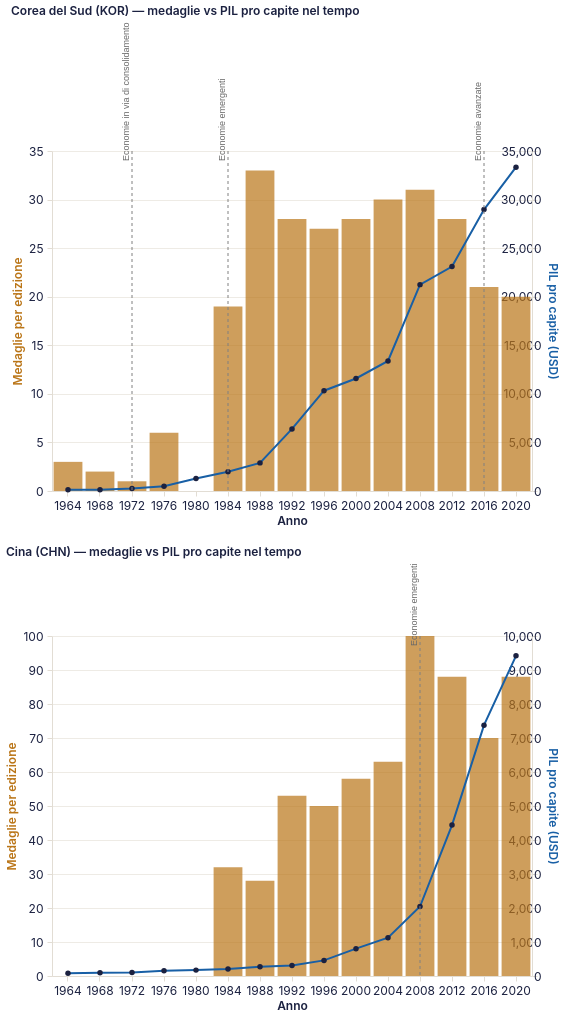

Source (Vega-Lite JSON):
### Vega-Lite specification from a JSON file in a GitHub repository (floating-point values rounded to 4 significant figures)
{"$schema": "https://vega.github.io/schema/vega-lite/v5.20.1.json", "config": {"arc": {"fill": "#1b2140"}, "area": {"fill": "#1b2140", "fillOpacity": 0.15, "line": true}, "axis": {"domainColor": "#e2ddd4", "grid": true, "gridColor": "#e2ddd4", "gridWidth": 0.6, "labelAngle": 0, "labelColor": "#1b2140", "labelFont": "Inter, system-ui, -apple-system, BlinkMacSystemFont, 'Segoe UI', Roboto, sans-serif", "labelFontSize": 12, "labelFontWeight": 400, "labelPadding": 4, "tickColor": "#e2ddd4", "tickSize": 5, "titleColor": "#1b2140", "titleFont": "Inter, system-ui, -apple-system, BlinkMacSystemFont, 'Segoe UI', Roboto, sans-serif", "titleFontSize": 12, "titleFontWeight": 600}, "axisBand": {"grid": false}, "background": "transparent", "bar": {"fill": "#1b2140"}, "legend": {"labelColor": "#1b2140", "labelFont": "Inter, system-ui, -apple-system, BlinkMacSystemFont, 'Segoe UI', Roboto, sans-serif", "labelFontSize": 11, "padding": 4, "symbolType": "circle", "titleColor": "#1b2140", "titleFont": "Inter, system-ui, -apple-system, BlinkMacSystemFont, 'Segoe UI', Roboto, sans-serif", "titleFontSize": 12}, "line": {"stroke": "#1b2140", "strokeWidth": 2}, "mark": {"color": "#1b2140"}, "path": {"stroke": "#1b2140"}, "point": {"fill": "#1b2140", "filled": true}, "range": {"category": ["#1b2140", "#ff8009", "#9a0641", "#ffe34a", "#e7b6af", "#0088b0", "#e03830"]}, "rect": {"fill": "#1b2140"}, "shape": {"stroke": "#1b2140"}, "symbol": {"fill": "#1b2140"}, "title": {"anchor": "start", "color": "#1b2140", "font": "Inter, system-ui, -apple-system, BlinkMacSystemFont, 'Segoe UI', Roboto, sans-serif", "fontSize": 12, "fontWeight": 600, "subtitleColor": "#1b2140", "subtitleFont": "Inter, system-ui, -apple-system, BlinkMacSystemFont, 'Segoe UI', Roboto, sans-serif"}, "view": {"continuousHeight": 300, "continuousWidth": 400, "fill": null, "stroke": null}}, "datasets": {"data-0a9d4b351629395db7c48ed780c6c8c3": [{"cluster_dynamic": "Economie in via di consolidamento", "cluster_rank": 1, "country": "Republic of Korea", "gdp_per_capita": 257.9, "infant_mortality": 46.98, "life_expectancy": 61.8, "noc_ioc": "KOR", "primary_school_enrollment": null, "urbanization_pct": 39.57, "year": 1972}, {"cluster_dynamic": "Economie emergenti", "cluster_rank": 2, "country": "Republic of Korea", "gdp_per_capita": 1985.0, "infant_mortality": 25.18, "life_expectancy": 66.81, "noc_ioc": "KOR", "primary_school_enrollment": null, "urbanization_pct": 59.12, "year": 1984}, {"cluster_dynamic": "Economie avanzate", "cluster_rank": 3, "country": "Republic of Korea", "gdp_per_capita": 28970.0, "infant_mortality": 2.975, "life_expectancy": 81.46, "noc_ioc": "KOR", "primary_school_enrollment": 100.2, "urbanization_pct": 81.78, "year": 2016}], "data-5f96c19176276c04d102d00a1098e0e6": [{"cluster_dynamic": "Economie emergenti", "cluster_rank": 2, "country": "People's Republic of China", "gdp_per_capita": 2043.0, "infant_mortality": 18.62, "life_expectancy": 74.25, "noc_ioc": "CHN", "primary_school_enrollment": 105.3, "urbanization_pct": 43.75, "year": 2008}], "data-611935df8826a92d1bb09743d754fd1d": [{"NOC": "KOR", "Year": 1964, "medals": 3}, {"NOC": "KOR", "Year": 1968, "medals": 2}, {"NOC": "KOR", "Year": 1972, "medals": 1}, {"NOC": "KOR", "Year": 1976, "medals": 6}, {"NOC": "KOR", "Year": 1984, "medals": 19}, {"NOC": "KOR", "Year": 1988, "medals": 33}, {"NOC": "KOR", "Year": 1992, "medals": 28}, {"NOC": "KOR", "Year": 1996, "medals": 27}, {"NOC": "KOR", "Year": 2000, "medals": 28}, {"NOC": "KOR", "Year": 2004, "medals": 30}, {"NOC": "KOR", "Year": 2008, "medals": 31}, {"NOC": "KOR", "Year": 2012, "medals": 28}, {"NOC": "KOR", "Year": 2016, "medals": 21}, {"NOC": "KOR", "Year": 2020, "medals": 20}], "data-b2a9733e91adfd60e574792bbe4a8e19": [{"NOC": "CHN", "Year": 1984, "medals": 32}, {"NOC": "CHN", "Year": 1988, "medals": 28}, {"NOC": "CHN", "Year": 1992, "medals": 53}, {"NOC": "CHN", "Year": 1996, "medals": 50}, {"NOC": "CHN", "Year": 2000, "medals": 58}, {"NOC": "CHN", "Year": 2004, "medals": 63}, {"NOC": "CHN", "Year": 2008, "medals": 100}, {"NOC": "CHN", "Year": 2012, "medals": 88}, {"NOC": "CHN", "Year": 2016, "medals": 70}, {"NOC": "CHN", "Year": 2020, "medals": 88}], "data-ec95f6cb2cbdf6921013fd917d25c472": [{"cluster_dynamic": "Economie vulnerabili", "cluster_rank": 0, "country": "Republic of Korea", "gdp_per_capita": 126.7, "infant_mortality": 70.65, "life_expectancy": 54.59, "noc_ioc": "KOR", "primary_school_enrollment": null, "urbanization_pct": 28.86, "year": 1964}, {"cluster_dynamic": "Economie vulnerabili", "cluster_rank": 0, "country": "Republic of Korea", "gdp_per_capita": 132.6, "infant_mortality": 59.85, "life_expectancy": 56.93, "noc_ioc": "KOR", "primary_school_enrollment": null, "urbanization_pct": 32.65, "year": 1968}, {"cluster_dynamic": "Economie in via di consolidamento", "cluster_rank": 1, "country": "Republic of Korea", "gdp_per_capita": 257.9, "infant_mortality": 46.98, "life_expectancy": 61.8, "noc_ioc": "KOR", "primary_school_enrollment": null, "urbanization_pct": 39.57, "year": 1972}, {"cluster_dynamic": "Economie in via di consolidamento", "cluster_rank": 1, "country": "Republic of Korea", "gdp_per_capita": 485.0, "infant_mortality": 37.42, "life_expectancy": 63.59, "noc_ioc": "KOR", "primary_school_enrollment": null, "urbanization_pct": 45.85, "year": 1976}, {"cluster_dynamic": "Economie in via di consolidamento", "cluster_rank": 1, "country": "Republic of Korea", "gdp_per_capita": 1291.0, "infant_mortality": 31.55, "life_expectancy": 65.04, "noc_ioc": "KOR", "primary_school_enrollment": null, "urbanization_pct": 52.22, "year": 1980}, {"cluster_dynamic": "Economie emergenti", "cluster_rank": 2, "country": "Republic of Korea", "gdp_per_capita": 1985.0, "infant_mortality": 25.18, "life_expectancy": 66.81, "noc_ioc": "KOR", "primary_school_enrollment": null, "urbanization_pct": 59.12, "year": 1984}, {"cluster_dynamic": "Economie emergenti", "cluster_rank": 2, "country": "Republic of Korea", "gdp_per_capita": 2895.0, "infant_mortality": 18.1, "life_expectancy": 69.11, "noc_ioc": "KOR", "primary_school_enrollment": null, "urbanization_pct": 65.77, "year": 1988}, {"cluster_dynamic": "Economie emergenti", "cluster_rank": 2, "country": "Republic of Korea", "gdp_per_capita": 6391.0, "infant_mortality": 12.62, "life_expectancy": 71.31, "noc_ioc": "KOR", "primary_school_enrollment": null, "urbanization_pct": 73.05, "year": 1992}, {"cluster_dynamic": "Economie emergenti", "cluster_rank": 2, "country": "Republic of Korea", "gdp_per_capita": 10330.0, "infant_mortality": 9.1, "life_expectancy": 73.15, "noc_ioc": "KOR", "primary_school_enrollment": null, "urbanization_pct": 77.39, "year": 1996}, {"cluster_dynamic": "Economie emergenti", "cluster_rank": 2, "country": "Republic of Korea", "gdp_per_capita": 11580.0, "infant_mortality": 6.775, "life_expectancy": 74.79, "noc_ioc": "KOR", "primary_school_enrollment": null, "urbanization_pct": 79.07, "year": 2000}, {"cluster_dynamic": "Economie emergenti", "cluster_rank": 2, "country": "Republic of Korea", "gdp_per_capita": 13390.0, "infant_mortality": 5.35, "life_expectancy": 76.58, "noc_ioc": "KOR", "primary_school_enrollment": 99.18, "urbanization_pct": 80.11, "year": 2004}, {"cluster_dynamic": "Economie emergenti", "cluster_rank": 2, "country": "Republic of Korea", "gdp_per_capita": 21240.0, "infant_mortality": 4.225, "life_expectancy": 78.41, "noc_ioc": "KOR", "primary_school_enrollment": 100.4, "urbanization_pct": 81.44, "year": 2008}, {"cluster_dynamic": "Economie emergenti", "cluster_rank": 2, "country": "Republic of Korea", "gdp_per_capita": 23110.0, "infant_mortality": 3.375, "life_expectancy": 80.04, "noc_ioc": "KOR", "primary_school_enrollment": 101.0, "urbanization_pct": 81.92, "year": 2012}, {"cluster_dynamic": "Economie avanzate", "cluster_rank": 3, "country": "Republic of Korea", "gdp_per_capita": 28970.0, "infant_mortality": 2.975, "life_expectancy": 81.46, "noc_ioc": "KOR", "primary_school_enrollment": 100.2, "urbanization_pct": 81.78, "year": 2016}, {"cluster_dynamic": "Economie avanzate", "cluster_rank": 3, "country": "Republic of Korea", "gdp_per_capita": 33330.0, "infant_mortality": 2.675, "life_expectancy": 82.69, "noc_ioc": "KOR", "primary_school_enrollment": 99.16, "urbanization_pct": 81.42, "year": 2020}], "data-f3a8a7999269922ad58208b3a681d90e": [{"cluster_dynamic": "Economie in via di consolidamento", "cluster_rank": 1, "country": "People's Republic of China", "gdp_per_capita": 77.8, "infant_mortality": null, "life_expectancy": 44.05, "noc_ioc": "CHN", "primary_school_enrollment": null, "urbanization_pct": 18.3, "year": 1964}, {"cluster_dynamic": "Economie in via di consolidamento", "cluster_rank": 1, "country": "People's Republic of China", "gdp_per_capita": 96.4, "infant_mortality": null, "life_expectancy": 53.35, "noc_ioc": "CHN", "primary_school_enrollment": null, "urbanization_pct": 17.97, "year": 1968}, {"cluster_dynamic": "Economie in via di consolidamento", "cluster_rank": 1, "country": "People's Republic of China", "gdp_per_capita": 106.0, "infant_mortality": 84.63, "life_expectancy": 56.43, "noc_ioc": "CHN", "primary_school_enrollment": 116.6, "urbanization_pct": 17.44, "year": 1972}, {"cluster_dynamic": "Economie in via di consolidamento", "cluster_rank": 1, "country": "People's Republic of China", "gdp_per_capita": 157.1, "infant_mortality": 70.62, "life_expectancy": 59.82, "noc_ioc": "CHN", "primary_school_enrollment": 108.6, "urbanization_pct": 17.21, "year": 1976}, {"cluster_dynamic": "Economie in via di consolidamento", "cluster_rank": 1, "country": "People's Republic of China", "gdp_per_capita": 173.1, "infant_mortality": 55.9, "life_expectancy": 62.62, "noc_ioc": "CHN", "primary_school_enrollment": 113.6, "urbanization_pct": 17.97, "year": 1980}, {"cluster_dynamic": "Economie in via di consolidamento", "cluster_rank": 1, "country": "People's Republic of China", "gdp_per_capita": 205.5, "infant_mortality": 46.27, "life_expectancy": 65.0, "noc_ioc": "CHN", "primary_school_enrollment": 111.7, "urbanization_pct": 20.43, "year": 1984}, {"cluster_dynamic": "Economie in via di consolidamento", "cluster_rank": 1, "country": "People's Republic of China", "gdp_per_capita": 270.2, "infant_mortality": 43.17, "life_expectancy": 66.71, "noc_ioc": "CHN", "primary_school_enrollment": 127.1, "urbanization_pct": 24.14, "year": 1988}, {"cluster_dynamic": "Economie in via di consolidamento", "cluster_rank": 1, "country": "People's Republic of China", "gdp_per_capita": 312.0, "infant_mortality": 43.23, "life_expectancy": 68.08, "noc_ioc": "CHN", "primary_school_enrollment": 124.4, "urbanization_pct": 26.29, "year": 1992}, {"cluster_dynamic": "Economie in via di consolidamento", "cluster_rank": 1, "country": "People's Republic of China", "gdp_per_capita": 458.8, "infant_mortality": 40.6, "life_expectancy": 69.69, "noc_ioc": "CHN", "primary_school_enrollment": 112.6, "urbanization_pct": 28.25, "year": 1996}, {"cluster_dynamic": "Economie in via di consolidamento", "cluster_rank": 1, "country": "People's Republic of China", "gdp_per_capita": 804.1, "infant_mortality": 34.6, "life_expectancy": 71.4, "noc_ioc": "CHN", "primary_school_enrollment": 110.2, "urbanization_pct": 32.63, "year": 2000}, {"cluster_dynamic": "Economie in via di consolidamento", "cluster_rank": 1, "country": "People's Republic of China", "gdp_per_capita": 1126.0, "infant_mortality": 26.68, "life_expectancy": 72.85, "noc_ioc": "CHN", "primary_school_enrollment": 115.7, "urbanization_pct": 38.43, "year": 2004}, {"cluster_dynamic": "Economie emergenti", "cluster_rank": 2, "country": "People's Republic of China", "gdp_per_capita": 2043.0, "infant_mortality": 18.62, "life_expectancy": 74.25, "noc_ioc": "CHN", "primary_school_enrollment": 105.3, "urbanization_pct": 43.75, "year": 2008}, {"cluster_dynamic": "Economie emergenti", "cluster_rank": 2, "country": "People's Republic of China", "gdp_per_capita": 4439.0, "infant_mortality": 13.03, "life_expectancy": 75.43, "noc_ioc": "CHN", "primary_school_enrollment": 104.8, "urbanization_pct": 49.1, "year": 2012}, {"cluster_dynamic": "Economie emergenti", "cluster_rank": 2, "country": "People's Republic of China", "gdp_per_capita": 7377.0, "infant_mortality": 9.325, "life_expectancy": 76.59, "noc_ioc": "CHN", "primary_school_enrollment": 99.41, "urbanization_pct": 55.17, "year": 2016}, {"cluster_dynamic": "Economie emergenti", "cluster_rank": 2, "country": "People's Republic of China", "gdp_per_capita": 9416.0, "infant_mortality": 6.75, "life_expectancy": 77.52, "noc_ioc": "CHN", "primary_school_enrollment": 97.51, "urbanization_pct": 60.82, "year": 2020}]}, "params": [{"bind": "scales", "name": "param_12", "select": {"encodings": ["x", "y"], "type": "interval"}, "views": ["view_21", "view_22"]}], "vconcat": [{"height": 340, "layer": [{"data": {"name": "data-611935df8826a92d1bb09743d754fd1d"}, "encoding": {"tooltip": [{"field": "Year", "title": "Anno", "type": "ordinal"}, {"field": "medals", "title": "Medaglie", "type": "quantitative"}], "x": {"field": "Year", "title": "Anno", "type": "ordinal"}, "y": {"axis": {"titleColor": "#BA7517"}, "field": "medals", "title": "Medaglie per edizione", "type": "quantitative"}}, "mark": {"color": "#BA7517", "opacity": 0.7, "type": "bar"}, "name": "view_21"}, {"data": {"name": "data-ec95f6cb2cbdf6921013fd917d25c472"}, "encoding": {"tooltip": [{"field": "year", "title": "Anno", "type": "ordinal"}, {"field": "gdp_per_capita", "format": ",.0f", "title": "PIL pro capite (USD)", "type": "quantitative"}, {"field": "cluster_dynamic", "title": "Cluster", "type": "nominal"}], "x": {"field": "year", "title": "Anno", "type": "ordinal"}, "y": {"axis": {"titleColor": "#185FA5"}, "field": "gdp_per_capita", "title": "PIL pro capite (USD)", "type": "quantitative"}}, "mark": {"color": "#185FA5", "point": true, "type": "line"}}, {"data": {"name": "data-0a9d4b351629395db7c48ed780c6c8c3"}, "encoding": {"x": {"field": "year", "type": "ordinal"}}, "mark": {"color": "gray", "strokeDash": [3, 3], "type": "rule"}}, {"data": {"name": "data-0a9d4b351629395db7c48ed780c6c8c3"}, "encoding": {"text": {"field": "cluster_dynamic", "type": "nominal"}, "x": {"field": "year", "type": "ordinal"}, "y": {"value": 10}}, "mark": {"align": "left", "angle": 270, "color": "dimgray", "dy": -6, "fontSize": 9, "type": "text"}}], "resolve": {"scale": {"y": "independent"}}, "title": "Corea del Sud (KOR) — medaglie vs PIL pro capite nel tempo", "width": 480}, {"height": 340, "layer": [{"data": {"name": "data-b2a9733e91adfd60e574792bbe4a8e19"}, "encoding": {"tooltip": [{"field": "Year", "title": "Anno", "type": "ordinal"}, {"field": "medals", "title": "Medaglie", "type": "quantitative"}], "x": {"field": "Year", "title": "Anno", "type": "ordinal"}, "y": {"axis": {"titleColor": "#BA7517"}, "field": "medals", "title": "Medaglie per edizione", "type": "quantitative"}}, "mark": {"color": "#BA7517", "opacity": 0.7, "type": "bar"}, "name": "view_22"}, {"data": {"name": "data-f3a8a7999269922ad58208b3a681d90e"}, "encoding": {"tooltip": [{"field": "year", "title": "Anno", "type": "ordinal"}, {"field": "gdp_per_capita", "format": ",.0f", "title": "PIL pro capite (USD)", "type": "quantitative"}, {"field": "cluster_dynamic", "title": "Cluster", "type": "nominal"}], "x": {"field": "year", "title": "Anno", "type": "ordinal"}, "y": {"axis": {"titleColor": "#185FA5"}, "field": "gdp_per_capita", "title": "PIL pro capite (USD)", "type": "quantitative"}}, "mark": {"color": "#185FA5", "point": true, "type": "line"}}, {"data": {"name": "data-5f96c19176276c04d102d00a1098e0e6"}, "encoding": {"x": {"field": "year", "type": "ordinal"}}, "mark": {"color": "gray", "strokeDash": [3, 3], "type": "rule"}}, {"data": {"name": "data-5f96c19176276c04d102d00a1098e0e6"}, "encoding": {"text": {"field": "cluster_dynamic", "type": "nominal"}, "x": {"field": "year", "type": "ordinal"}, "y": {"value": 10}}, "mark": {"align": "left", "angle": 270, "color": "dimgray", "dy": -6, "fontSize": 9, "type": "text"}}], "resolve": {"scale": {"y": "independent"}}, "title": "Cina (CHN) — medaglie vs PIL pro capite nel tempo", "width": 480}]}
